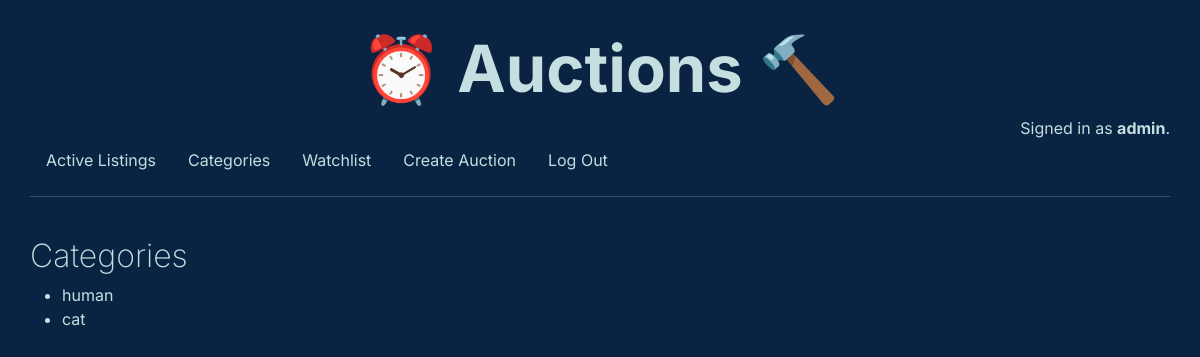
The page /categories (signed in) on the database its author committed.
### auctions/models.py (models this page shows)
class User(AbstractUser):
    pass

class Category(models.Model):
    category = models.CharField(max_length=32, unique=True)
    def __str__(self):
        return f"{self.category}"

### auctions/views.py (the view)
# urls.py: path("categories", views.category_view, name="categories"),
def category_view(request):
    categories = Category.objects.all()
    return render(request, "auctions/categories.html", {"categories": categories})

### auctions/templates/auctions/categories.html
{% extends "auctions/layout.html" %}
{% block body %}
<h2>Categories</h2>
<ul>
{% for category in categories %}
<li><div class="category-link"><a href="{% url 'category' category  %}">{{ category }}</a></div></li>
{% endfor %}
</ul>
{% endblock %}

### auctions/templates/auctions/layout.html (shortened to what this page needs)
{% load static %}
<!DOCTYPE html>
<html lang="en">
    <head>
        <link href="https://cdn.jsdelivr.net/npm/bootstrap@5.2.1/dist/css/bootstrap.min.css" rel="stylesheet">
        <link href="{% static 'auctions/styles.css' %}" rel="stylesheet">
    </head>
    <body>
        <h1>⏰ Auctions 🔨</h1>
        <div class="signed-text">
            {% if user.is_authenticated %}
                Signed in as <strong>{{ user.username }}</strong>.
            {% else %}
                Not signed in.
            {% endif %}
        </div>
        <ul class="nav">
            <li class="nav-item">
                <a class="nav-link" href="{% url 'index' %}">Active Listings</a>
            </li>
            <li class="nav-item">
                <a class="nav-link" href="{% url 'categories' %}">Categories</a>
            </li>
            {% if user.is_authenticated %}
                <li class="nav-item">
                    <a class="nav-link" href="{% url 'watchlist' %}">Watchlist</a>
                </li>
                <li class="nav-item">
                    <a class="nav-link" href="{% url 'new_listing' %}">Create Auction</a>
                </li>
                <li class="nav-item">
                    <a class="nav-link" href="{% url 'logout' %}">Log Out</a>
                </li>
            {% endif %}
        </ul>
        <hr>
        {% block body %}
        {% endblock %}
    </body>
</html>

### auctions/static/auctions/styles.css (style rules this page uses)
:root { --general-font: "Inter", sans-serif; --title-size: 65px; --font-color: #c3dfe0; }
body { padding: 30px; font-family: var(--general-font); color: var(--font-color); background-color: #0a2342; }
hr { margin-bottom: 40px; }
h1 { font-size: var(--title-size); font-weight: 700; text-align: center; }
h2 { font-weight: 200; }
.nav-link { color: var(--font-color); text-decoration: none; }
.signed-text { text-align: right; }
.category-link a { text-decoration: none; color: #c3dfe0; }

### rows shown on the page
User: username "admin"
Category: category "human"
Category: category "cat"
